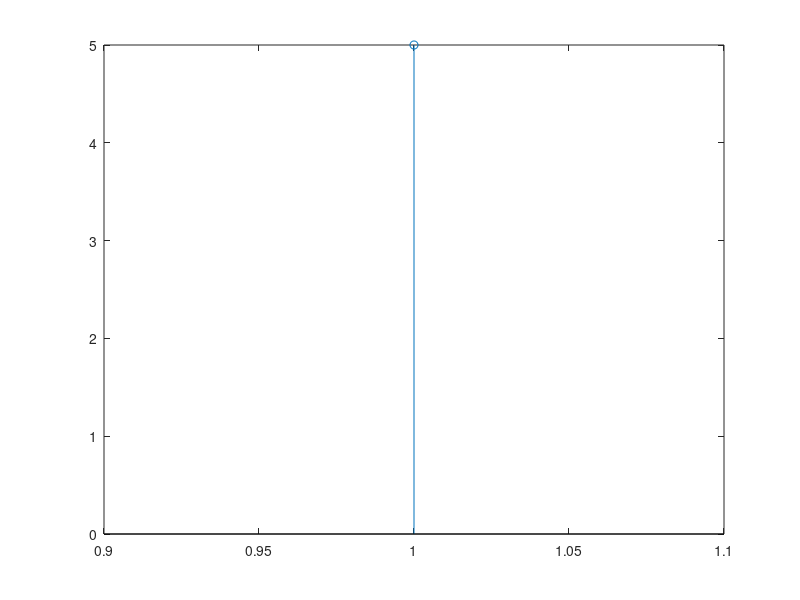

Source code (MATLAB):
clc;
clear all;
close all;
X=input('Read the DFT sequence');
N=length(X);
x=zeros(1,N);
for n=1:N
    for K=1:N
        x(n)=x(n)+X(K).*exp(j*2*pi*(K-1)*(n-1)/(N));
    end
end
x1=x./(n);
disp(x1);
stem(x1);